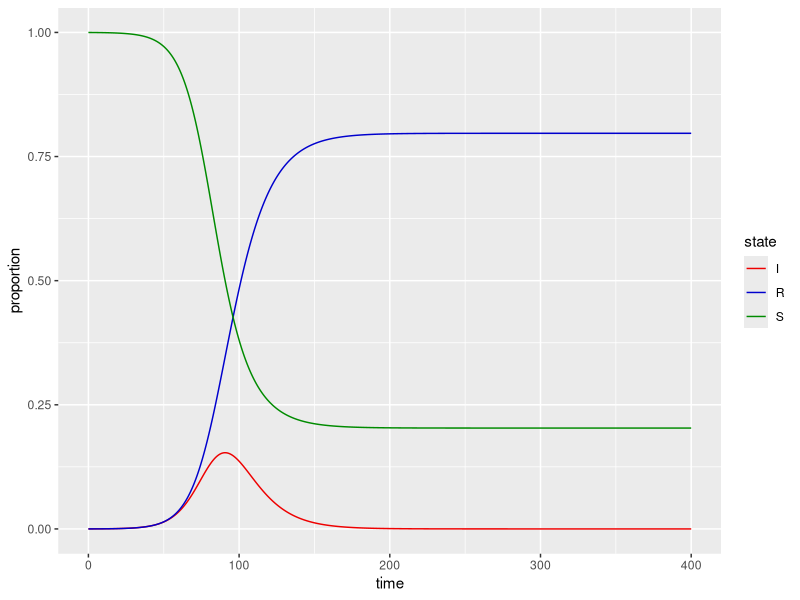
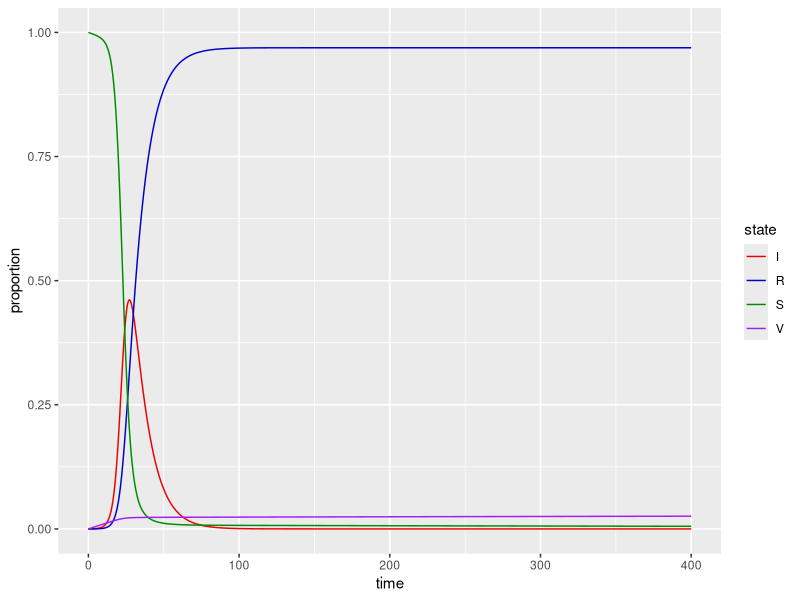

Here is the R script that generated these plots, in order:
#install.packages("deSolve")
#install.packages("ggplot2")
#install.packages("tidyr")
#Install these packages if you haven't already. 
#'deSolve' is a package for numerically solving differential equations. We will use it to "solve" our SIR models. 
#'ggplot2' is a package for visualizing data. We will use it to plot the results of our SIR models. 
#'tidyr' is a package for data cleaning and organizing. We will use its 'pivot_longer' function to re-shape our simulated data for plotting. 
library(deSolve)
library(ggplot2)
library(tidyr)

# Define SIR model function
SIR <- function(time, state, parameters) {
  with(as.list(c(state, parameters)), {
    dS <- (-beta * S * I)
    dI <- (beta * S * I) - (gamma * I)
    dR <- (gamma * I)
    return(list(c(dS, dI, dR)))
  })
}

#Define how long we want to simulate. Let's choose 100 with time steps of 0.01. This could be 100 days, weeks, hours, whatever. 
#REMEMBER that you cannot simply change between units of time without also changing your parameters (beta, gamma) because those 
#are time unit-specific parameters. 
times <- seq(0, 400, by = 0.01)

#Define initial state sizes. These are in units of the proportion of the population.
initial.I <- 0.0001
initial.R <- 0
initial.S <- 1-initial.I-initial.R

# Set initial values and parameters
initial.values <- c(S = initial.S, I = initial.I, R = initial.R) 
parameters <- c(beta = 0.2, gamma = 0.1)

#The function ode() comes from the deSolve package that you loaded at the beginning of the script. It 'solves' your equation, but you need to give
#it your model in form of a function (your SIR() function), the starting values, the parameters, and the time series you want to simulate on. 
#In the below code, we solve the equation, save it as a dataframe called 'output', and change it from wide to long format. 
output<- as.data.frame(ode(func = SIR, y = initial.values, parms = parameters, times = times)) %>%
  pivot_longer(!time, names_to="state",values_to="proportion") 
#View(output)

#Now we can plot the model results: 
SIR.plot <- ggplot(aes(x=time, y=proportion, color=state), data=output)+
  geom_line()+
  scale_y_continuous(limits=c(0,1), breaks=c(0,0.25,0.5,0.75,1))+
  scale_color_manual(values=c("red2","blue3","green4"));SIR.plot





### SIR model with vaccination intervention
SIRv <- function(time, state, parameters) {
  with(as.list(c(state, parameters)), {
    dS <- (-beta * S * I) - (theta * S)
    dI <- (beta * S * I) - (gamma * I)
    dR <- (gamma * I)
    dV <- (theta * S) 
    return(list(c(dS, dI, dR, dV)))
  })
}
#As in the first SIR model, this assumes that once you have gained immunity, either through infection or from vaccination, 
#you are completely immune for life.

#Define initial state sizes. These are in units of the proportion of the population.
initial.I <- 0.0001
initial.R <- 0
initial.V <- 0
initial.S <- 1-initial.I-initial.R-initial.V

# Set initial values and parameters
initial.values <- c(S = initial.S, I = initial.I, R = initial.R, V = initial.V) 
parameters <- c(beta = 0.5, gamma = 0.1, theta = 0.001)

output<- as.data.frame(ode(func = SIRv, y = initial.values, parms = parameters, times = times)) %>%
  pivot_longer(!time, names_to="state",values_to="proportion") 
#View(output)

SIRv.plot <- ggplot(aes(x=time, y=proportion, color=state), data=output)+
  geom_line()+
  scale_y_continuous(limits=c(0,1), breaks=c(0,0.25,0.5,0.75,1))+
  scale_color_manual(values=c("red2","blue3","green4","purple"));SIRv.plot
